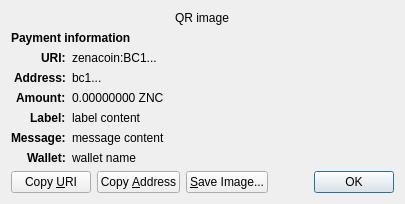
<?xml version="1.0" encoding="UTF-8"?>
<ui version="4.0">
 <class>ReceiveRequestDialog</class>
 <widget class="QDialog" name="ReceiveRequestDialog">
  <property name="geometry">
   <rect>
    <x>0</x>
    <y>0</y>
    <width>413</width>
    <height>229</height>
   </rect>
  </property>
  <property name="windowTitle">
   <string>Request payment to ...</string>
  </property>
  <layout class="QGridLayout" name="gridLayout" columnstretch="0,1">
   <property name="sizeConstraint">
    <enum>QLayout::SetFixedSize</enum>
   </property>
   <item row="0" column="0" colspan="2" alignment="Qt::AlignHCenter">
    <widget class="QRImageWidget" name="qr_code">
     <property name="text">
      <string notr="true">QR image</string>
     </property>
     <property name="textInteractionFlags">
      <set>Qt::NoTextInteraction</set>
     </property>
    </widget>
   </item>
   <item row="1" column="0" colspan="2">
    <widget class="QLabel" name="payment_header">
     <property name="font">
      <font>
       <weight>75</weight>
       <bold>true</bold>
      </font>
     </property>
     <property name="text">
      <string>Payment information</string>
     </property>
     <property name="textInteractionFlags">
      <set>Qt::NoTextInteraction</set>
     </property>
    </widget>
   </item>
   <item row="2" column="0" alignment="Qt::AlignRight|Qt::AlignTop">
    <widget class="QLabel" name="uri_tag">
     <property name="font">
      <font>
       <weight>75</weight>
       <bold>true</bold>
      </font>
     </property>
     <property name="text">
      <string notr="true">URI:</string>
     </property>
     <property name="textFormat">
      <enum>Qt::PlainText</enum>
     </property>
     <property name="textInteractionFlags">
      <set>Qt::NoTextInteraction</set>
     </property>
    </widget>
   </item>
   <item row="2" column="1" alignment="Qt::AlignTop">
    <widget class="QLabel" name="uri_content">
     <property name="text">
      <string notr="true">zenacoin:BC1...</string>
     </property>
     <property name="textFormat">
      <enum>Qt::RichText</enum>
     </property>
     <property name="wordWrap">
      <bool>true</bool>
     </property>
     <property name="textInteractionFlags">
      <set>Qt::TextSelectableByMouse</set>
     </property>
    </widget>
   </item>
   <item row="3" column="0" alignment="Qt::AlignRight|Qt::AlignTop">
    <widget class="QLabel" name="address_tag">
     <property name="font">
      <font>
       <weight>75</weight>
       <bold>true</bold>
      </font>
     </property>
     <property name="text">
      <string>Address:</string>
     </property>
     <property name="textInteractionFlags">
      <set>Qt::NoTextInteraction</set>
     </property>
    </widget>
   </item>
   <item row="3" column="1" alignment="Qt::AlignTop">
    <widget class="QLabel" name="address_content">
     <property name="text">
      <string notr="true">bc1...</string>
     </property>
     <property name="textFormat">
      <enum>Qt::PlainText</enum>
     </property>
     <property name="textInteractionFlags">
      <set>Qt::TextSelectableByMouse</set>
     </property>
    </widget>
   </item>
   <item row="4" column="0" alignment="Qt::AlignRight|Qt::AlignTop">
    <widget class="QLabel" name="amount_tag">
     <property name="font">
      <font>
       <weight>75</weight>
       <bold>true</bold>
      </font>
     </property>
     <property name="text">
      <string>Amount:</string>
     </property>
     <property name="textInteractionFlags">
      <set>Qt::NoTextInteraction</set>
     </property>
    </widget>
   </item>
   <item row="4" column="1" alignment="Qt::AlignTop">
    <widget class="QLabel" name="amount_content">
     <property name="text">
      <string notr="true">0.00000000 ZNC</string>
     </property>
     <property name="textFormat">
      <enum>Qt::PlainText</enum>
     </property>
     <property name="textInteractionFlags">
      <set>Qt::TextSelectableByMouse</set>
     </property>
    </widget>
   </item>
   <item row="5" column="0" alignment="Qt::AlignRight|Qt::AlignTop">
    <widget class="QLabel" name="label_tag">
     <property name="font">
      <font>
       <weight>75</weight>
       <bold>true</bold>
      </font>
     </property>
     <property name="text">
      <string>Label:</string>
     </property>
     <property name="textInteractionFlags">
      <set>Qt::NoTextInteraction</set>
     </property>
    </widget>
   </item>
   <item row="5" column="1" alignment="Qt::AlignTop">
    <widget class="QLabel" name="label_content">
     <property name="text">
      <string notr="true">label content</string>
     </property>
     <property name="textFormat">
      <enum>Qt::PlainText</enum>
     </property>
     <property name="wordWrap">
      <bool>true</bool>
     </property>
     <property name="textInteractionFlags">
      <set>Qt::TextSelectableByMouse</set>
     </property>
    </widget>
   </item>
   <item row="6" column="0" alignment="Qt::AlignRight|Qt::AlignTop">
    <widget class="QLabel" name="message_tag">
     <property name="font">
      <font>
       <weight>75</weight>
       <bold>true</bold>
      </font>
     </property>
     <property name="text">
      <string>Message:</string>
     </property>
     <property name="textInteractionFlags">
      <set>Qt::NoTextInteraction</set>
     </property>
    </widget>
   </item>
   <item row="6" column="1" alignment="Qt::AlignTop">
    <widget class="QLabel" name="message_content">
     <property name="text">
      <string notr="true">message content</string>
     </property>
     <property name="textFormat">
      <enum>Qt::PlainText</enum>
     </property>
     <property name="wordWrap">
      <bool>true</bool>
     </property>
     <property name="textInteractionFlags">
      <set>Qt::TextSelectableByMouse</set>
     </property>
    </widget>
   </item>
   <item row="7" column="0" alignment="Qt::AlignRight|Qt::AlignTop">
    <widget class="QLabel" name="wallet_tag">
     <property name="font">
      <font>
       <weight>75</weight>
       <bold>true</bold>
      </font>
     </property>
     <property name="text">
      <string>Wallet:</string>
     </property>
     <property name="textInteractionFlags">
      <set>Qt::NoTextInteraction</set>
     </property>
    </widget>
   </item>
   <item row="7" column="1" alignment="Qt::AlignTop">
    <widget class="QLabel" name="wallet_content">
     <property name="text">
      <string notr="true">wallet name</string>
     </property>
     <property name="textFormat">
      <enum>Qt::PlainText</enum>
     </property>
     <property name="wordWrap">
      <bool>true</bool>
     </property>
     <property name="textInteractionFlags">
      <set>Qt::TextSelectableByMouse</set>
     </property>
    </widget>
   </item>
   <item row="8" column="0" colspan="2">
    <layout class="QHBoxLayout" name="horizontalLayout">
     <item>
      <widget class="QPushButton" name="btnCopyURI">
       <property name="text">
        <string>Copy &amp;URI</string>
       </property>
       <property name="autoDefault">
        <bool>false</bool>
       </property>
      </widget>
     </item>
     <item>
      <widget class="QPushButton" name="btnCopyAddress">
       <property name="text">
        <string>Copy &amp;Address</string>
       </property>
       <property name="autoDefault">
        <bool>false</bool>
       </property>
      </widget>
     </item>
     <item>
      <widget class="QPushButton" name="btnSaveAs">
       <property name="text">
        <string>&amp;Save Image...</string>
       </property>
       <property name="autoDefault">
        <bool>false</bool>
       </property>
      </widget>
     </item>
     <item>
      <spacer name="horizontalSpacer_2">
       <property name="orientation">
        <enum>Qt::Horizontal</enum>
       </property>
       <property name="sizeHint" stdset="0">
        <size>
         <width>40</width>
         <height>20</height>
        </size>
       </property>
      </spacer>
     </item>
     <item>
      <widget class="QDialogButtonBox" name="buttonBox">
       <property name="focusPolicy">
        <enum>Qt::StrongFocus</enum>
       </property>
       <property name="standardButtons">
        <set>QDialogButtonBox::Ok</set>
       </property>
      </widget>
     </item>
    </layout>
   </item>
  </layout>
 </widget>
 <customwidgets>
  <customwidget>
   <class>QRImageWidget</class>
   <extends>QLabel</extends>
   <header>qt/qrimagewidget.h</header>
  </customwidget>
 </customwidgets>
 <tabstops>
  <tabstop>buttonBox</tabstop>
  <tabstop>btnCopyURI</tabstop>
  <tabstop>btnCopyAddress</tabstop>
  <tabstop>btnSaveAs</tabstop>
 </tabstops>
 <resources/>
 <connections>
  <connection>
   <sender>buttonBox</sender>
   <signal>accepted()</signal>
   <receiver>ReceiveRequestDialog</receiver>
   <slot>accept()</slot>
   <hints>
    <hint type="sourcelabel">
     <x>135</x>
     <y>230</y>
    </hint>
    <hint type="destinationlabel">
     <x>135</x>
     <y>126</y>
    </hint>
   </hints>
  </connection>
 </connections>
</ui>
